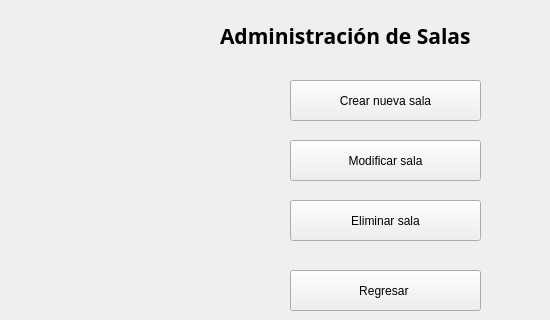
    <widget class="QWidget" name="AdminitacionSalas">
     <widget class="QLabel" name="label_18">
      <property name="geometry">
       <rect>
        <x>220</x>
        <y>20</y>
        <width>321</width>
        <height>31</height>
       </rect>
      </property>
      <property name="font">
       <font>
        <family>Segoe UI Black</family>
        <pointsize>16</pointsize>
        <bold>true</bold>
       </font>
      </property>
      <property name="text">
       <string>Administración de Salas </string>
      </property>
     </widget>
     <widget class="QPushButton" name="pushButton_20">
      <property name="geometry">
       <rect>
        <x>290</x>
        <y>80</y>
        <width>191</width>
        <height>41</height>
       </rect>
      </property>
      <property name="text">
       <string>Crear nueva sala</string>
      </property>
     </widget>
     <widget class="QPushButton" name="pushButton_21">
      <property name="geometry">
       <rect>
        <x>290</x>
        <y>140</y>
        <width>191</width>
        <height>41</height>
       </rect>
      </property>
      <property name="text">
       <string>Modificar sala</string>
      </property>
     </widget>
     <widget class="QPushButton" name="pushButton_22">
      <property name="geometry">
       <rect>
        <x>290</x>
        <y>200</y>
        <width>191</width>
        <height>41</height>
       </rect>
      </property>
      <property name="text">
       <string>Eliminar sala</string>
      </property>
     </widget>
     <widget class="QPushButton" name="pushButton_23">
      <property name="geometry">
       <rect>
        <x>290</x>
        <y>270</y>
        <width>191</width>
        <height>41</height>
       </rect>
      </property>
      <property name="text">
       <string>Regresar </string>
      </property>
     </widget>
    </widget>
